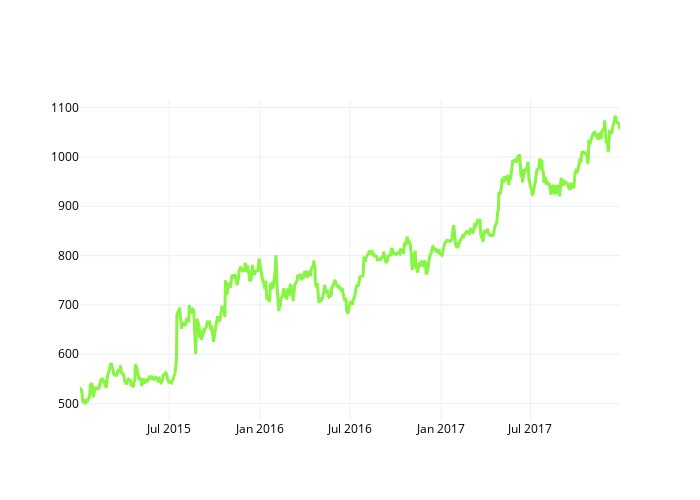

Here is the notebook cell this chart was saved with:
### Code cell
# Plottiamo i dati di chiusura di google tra 2015 e 2017
google_dat = google["2015":"2017"]

fig = go.Figure()

fig.add_trace(
    go.Scatter(
        x = google_dat.index,
        y = google_dat["Open"],
        mode = "lines",
        line_color = "#87f542",
        line_width = 3
    )
)

fig.update_layout(
    template = "plotly_white",
    font_color = "black",
    height = 500,
    width = 700
)

### Figure 1 — Plotly figure (JSON) as saved in the notebook; plotly's stock layout.template omitted (floating-point values rounded to 4 significant figures; data arrays with more than 128 entries replaced by an {"elided": "..."} marker saying what was removed)
{"data": [{"line": {"color": "#87f542", "width": 3}, "mode": "lines", "type": "scatter", "x": {"elided": "755 str values"}, "y": {"elided": "755 float values"}}], "layout": {"font": {"color": "black"}, "height": 500, "width": 700}}
